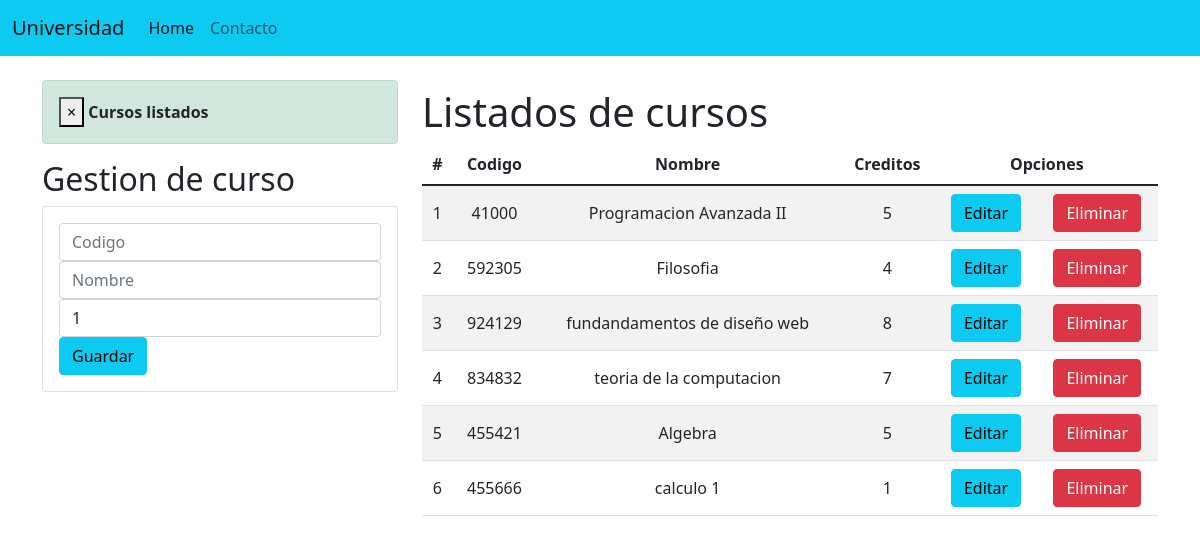
The page / on the database its author committed.
### Aplicaciones/Academico/models.py (models this page shows, shortened)
class Curso(models.Model):
    codigo=models.CharField(primary_key=True,max_length=6)
    nombre=models.CharField(max_length=55)
    creditos=models.PositiveSmallIntegerField()

### Aplicaciones/Academico/views.py (the view)
# urls.py: path('',views.home,name='home'),
def home(request):
    cursos_listados= Curso.objects.all()
    messages.success(request,'Cursos listados')
    return render(request,'gestionCursos.html',{'cursos':cursos_listados})

### Aplicaciones/Academico/templates/gestionCursos.html (shortened to what this page needs)
{% extends "./base.html" %}
{% block body %}
 <div class="row">
    <div class="col-sm-12 col-md-6 col-lg-4 col-xl-4">
        {% if messages %}
        {% for message in messages %}
        <div class="alert alert-dismissible alert-success">
            <button type="button" class="close" data-dismiss="alert">&times;</button>
            <strong class="text-dark">{{ message }}</strong>
        </div>
        {% endfor %}
        {% endif %}
        <h2>Gestion de curso</h2>
        <div class="card">
            <div class="card-body">
                <form action="/registrarCurso/" method="POST">
                    <div class="form-group">
                        <input type="text" id="txtCodigo" name="txtCodigo" class="form-control" placeholder="Codigo"
                         minlength="6" maxlength="6" required>
                    </div>
                    <div class="form-group">
                        <input type="text" id="txtNombre" name="txtNombre" class="form-control" placeholder="Nombre"
                          maxlength="50" required>
                    </div>
                    <div class="form-group">
                        <input type="text" id="numCredito" name="numCredito" class="form-control"
                         minlength="1" maxlength="9" value="1" required>
                    </div>
                    <div class="form-group">
                        <button type="Submit" class="btn btn-info">Guardar</button>
                    </div>
                </form>
            </div>
        </div>
     </div>
     <div class="col-sm-12 col-md-6 col-lg-8 col-xl-8">
         <div class="table-responsive py-2">
            <table class="table table-striped" >
                <h1>Listados de cursos</h1>
                <thead>
                    <tr>
                        <th>#</th>
                        <th>Codigo</th>
                        <th>Nombre</th>
                        <th>Creditos</th>
                        <th colspan="2">Opciones</th>
                    </tr>
                </thead>
                <tbody>
                    {% for c in cursos %}
                    <tr>
                        <td>{{forloop.counter}}</td>
                        <td>{{c.codigo}}</td>
                        <td>{{c.nombre}}</td>
                        <td>{{c.creditos}}</td>
                        <td><a href="{% url 'editar' c.codigo %}" class="btn btn-info">Editar</a></td>
                        <td><a href="{% url 'eliminar' c.codigo %}" class="btn btn-danger btnEliminacion">Eliminar</a></td>
                    </tr>
                    {% endfor %}
                </tbody>
            </table>
         </div>
    </div>
 </div>
{% endblock %}

### Aplicaciones/Academico/templates/base.html (shortened to what this page needs)
<!DOCTYPE html>
<html lang="en">
<head>
  {% load static %}
    <link href="https://cdn.jsdelivr.net/npm/bootstrap@5.1.3/dist/css/bootstrap.min.css" rel="stylesheet">
   <link rel="stylesheet" href="{% static 'css/gestionCurso.css'  %}">
</head>
<body>
    <nav class="navbar navbar-expand-lg navbar-light bg-info">
        <div class="container-fluid">
          <a class="navbar-brand" href="#">Universidad</a>
          <div class="collapse navbar-collapse" id="navbarNavAltMarkup">
            <div class="navbar-nav">
              <a class="nav-link active" aria-current="page" href="{% url 'home' %}">Home</a>
              <a class="nav-link" href="#">Contacto</a>
            </div>
          </div>
        </div>
      </nav>
      <div class="container py-4">
        {%block body%}
        {% endblock %}
      </div>
</body>
</html>

### Aplicaciones/Academico/static/css/gestionCurso.css (style rules this page uses)
th,td { text-align: center; vertical-align: middle; }

### rows shown on the page
Curso: codigo "41000", nombre "Programacion Avanzada II", creditos "5"
Curso: codigo "592305", nombre "Filosofia", creditos "4"
Curso: codigo "924129", nombre "fundandamentos de diseño web", creditos "8"
Curso: codigo "834832", nombre "teoria de la computacion", creditos "7"
Curso: codigo "455421", nombre "Algebra", creditos "5"
Curso: codigo "455666", nombre "calculo 1", creditos "1"

### other values the page prints
{{ message }} "Cursos listados"
